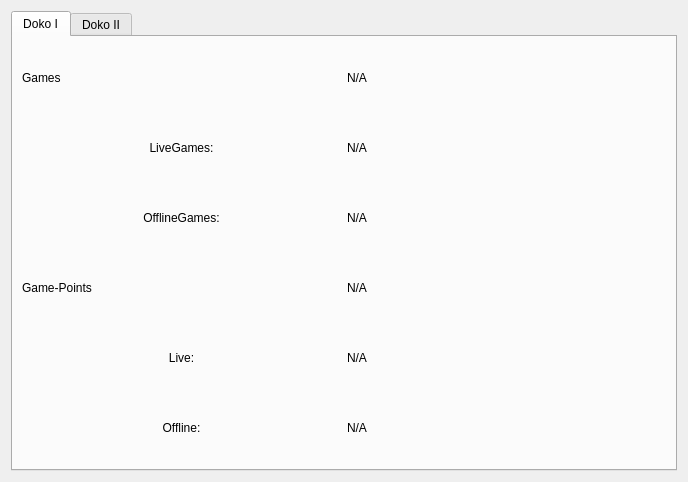
<?xml version="1.0" encoding="UTF-8"?>
<ui version="4.0">
 <class>DokoPlayerStatsWidget</class>
 <widget class="QWidget" name="DokoPlayerStatsWidget">
  <property name="geometry">
   <rect>
    <x>0</x>
    <y>0</y>
    <width>688</width>
    <height>482</height>
   </rect>
  </property>
  <property name="windowTitle">
   <string>Form</string>
  </property>
  <layout class="QHBoxLayout" name="horizontalLayout">
   <item>
    <widget class="QTabWidget" name="tabWidget">
     <property name="currentIndex">
      <number>0</number>
     </property>
     <widget class="QWidget" name="tab_2">
      <attribute name="title">
       <string>Doko I</string>
      </attribute>
      <layout class="QGridLayout" name="gridLayout_2">
       <item row="0" column="0">
        <widget class="QLabel" name="label_4">
         <property name="text">
          <string>Games</string>
         </property>
        </widget>
       </item>
       <item row="0" column="1">
        <widget class="QLabel" name="labelGames">
         <property name="text">
          <string>N/A</string>
         </property>
        </widget>
       </item>
       <item row="1" column="0">
        <widget class="QLabel" name="label_7">
         <property name="text">
          <string>LiveGames:</string>
         </property>
         <property name="alignment">
          <set>Qt::AlignCenter</set>
         </property>
        </widget>
       </item>
       <item row="1" column="1">
        <widget class="QLabel" name="labelLiveGames">
         <property name="text">
          <string>N/A</string>
         </property>
        </widget>
       </item>
       <item row="2" column="0">
        <widget class="QLabel" name="label_9">
         <property name="text">
          <string>OfflineGames:</string>
         </property>
         <property name="alignment">
          <set>Qt::AlignCenter</set>
         </property>
        </widget>
       </item>
       <item row="2" column="1">
        <widget class="QLabel" name="labelOfflineGames">
         <property name="text">
          <string>N/A</string>
         </property>
        </widget>
       </item>
       <item row="3" column="0">
        <widget class="QLabel" name="label_8">
         <property name="text">
          <string>Game-Points</string>
         </property>
        </widget>
       </item>
       <item row="3" column="1">
        <widget class="QLabel" name="labelPoints">
         <property name="text">
          <string>N/A</string>
         </property>
        </widget>
       </item>
       <item row="4" column="0">
        <widget class="QLabel" name="label_10">
         <property name="text">
          <string>Live:</string>
         </property>
         <property name="alignment">
          <set>Qt::AlignCenter</set>
         </property>
        </widget>
       </item>
       <item row="5" column="0">
        <widget class="QLabel" name="label_11">
         <property name="text">
          <string>Offline:</string>
         </property>
         <property name="alignment">
          <set>Qt::AlignCenter</set>
         </property>
        </widget>
       </item>
       <item row="4" column="1">
        <widget class="QLabel" name="labelPointsLive">
         <property name="text">
          <string>N/A</string>
         </property>
        </widget>
       </item>
       <item row="5" column="1">
        <widget class="QLabel" name="labelPointsOffline">
         <property name="text">
          <string>N/A</string>
         </property>
        </widget>
       </item>
      </layout>
     </widget>
     <widget class="QWidget" name="tab">
      <attribute name="title">
       <string>Doko II</string>
      </attribute>
      <layout class="QGridLayout" name="gridLayout">
       <item row="0" column="0">
        <widget class="QLabel" name="label">
         <property name="text">
          <string>Hochzeiten:</string>
         </property>
        </widget>
       </item>
       <item row="0" column="1">
        <widget class="QLabel" name="labelHochzeiten">
         <property name="text">
          <string>N/A</string>
         </property>
        </widget>
       </item>
       <item row="1" column="0">
        <widget class="QLabel" name="label_2">
         <property name="text">
          <string>Soli:</string>
         </property>
        </widget>
       </item>
       <item row="1" column="1">
        <widget class="QLabel" name="labelSoli">
         <property name="text">
          <string>N/A</string>
         </property>
        </widget>
       </item>
       <item row="2" column="0">
        <widget class="QLabel" name="label_3">
         <property name="text">
          <string>Trumpfabgaben:</string>
         </property>
        </widget>
       </item>
       <item row="2" column="1">
        <widget class="QLabel" name="labelTrumpfabgaben">
         <property name="text">
          <string>N/A</string>
         </property>
        </widget>
       </item>
       <item row="4" column="0">
        <widget class="QLabel" name="label_5">
         <property name="text">
          <string>Schmeissereien</string>
         </property>
        </widget>
       </item>
       <item row="3" column="0">
        <widget class="QLabel" name="label_6">
         <property name="text">
          <string>Schweinereien</string>
         </property>
        </widget>
       </item>
       <item row="3" column="1">
        <widget class="QLabel" name="labelSchweinereien">
         <property name="text">
          <string>N/A</string>
         </property>
        </widget>
       </item>
       <item row="4" column="1">
        <widget class="QLabel" name="labelSchmeissereien">
         <property name="text">
          <string>N/A</string>
         </property>
        </widget>
       </item>
      </layout>
     </widget>
    </widget>
   </item>
  </layout>
 </widget>
 <resources/>
 <connections/>
</ui>
